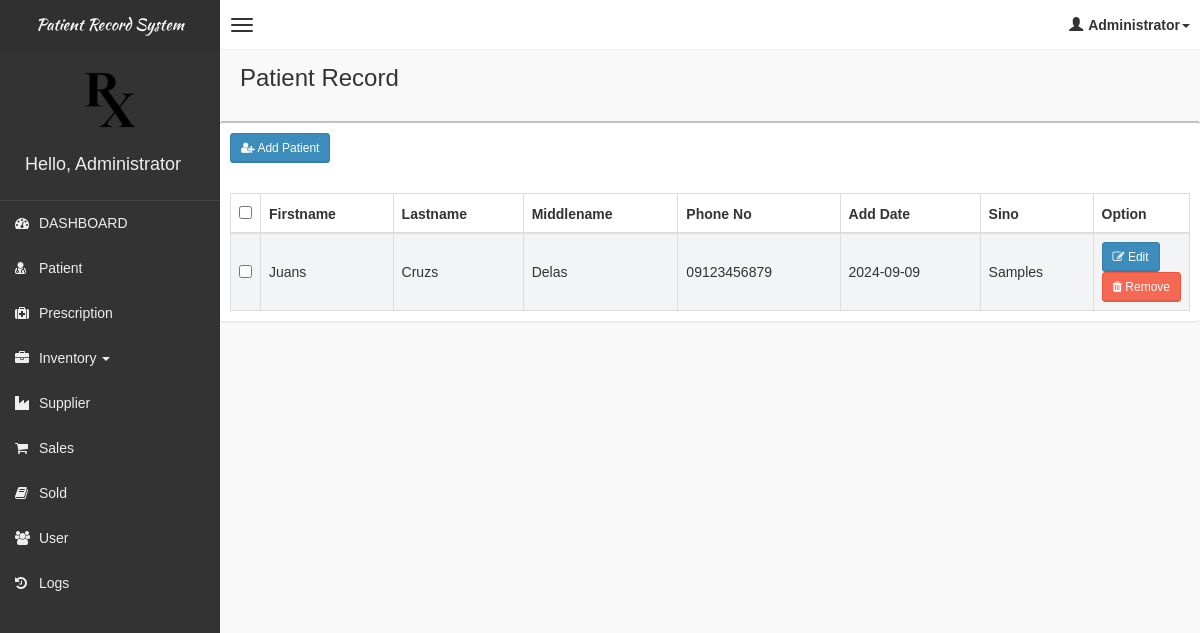
Page /pages/patient/patient.php (signed in) on the committed database.
### tables this page shows
CREATE TABLE `tblpatient` (
  `id` int NOT NULL,
  `firstname` varchar(50) DEFAULT NULL,
  `lastname` varchar(50) DEFAULT NULL,
  `middlename` varchar(50) DEFAULT NULL,
  `phoneno` varchar(20) DEFAULT NULL,
  `adddate` date DEFAULT NULL,
  `sino` varchar(20) DEFAULT NULL
);

### pages/patient/patient.php (the view, shortened to what this page needs)
<!DOCTYPE html>
<html>
    <?php
    if (!isset($_SESSION['role'])) {
        header("Location: ../../login.php");
        exit();
    } else {
        include('../head_css.php'); ?>
        <body class="skin-black">
            <?php
            include "../connection.php";
            ?>
            <?php include('../header.php'); ?>
            <div class="wrapper row-offcanvas row-offcanvas-left">
                <?php include('../sidebar-left.php'); ?>
                <aside class="right-side">
                    <section class="content-header">
                        <h1>Patient Record</h1>
                    </section>
                    <section class="content">
                        <div class="row">
                            <div class="box">
                                <div class="box-header">
                                    <div style="padding:10px;">
                                        <button class="btn btn-primary btn-sm" data-toggle="modal" data-target="#addModal"><i class="fa fa-user-plus" aria-hidden="true"></i> Add Patient</button>
                                    </div>
                                </div>
                                <div class="box-body table-responsive">
                                    <form method="post">
                                        <table id="table" class="table table-bordered table-striped">
                                            <thead>
                                                <tr>
                                                    <th style="width: 20px !important;"><input type="checkbox" name="chk_delete[]" class="cbxMain" onchange="checkMain(this)"/></th>
                                                    <th>Firstname</th>
                                                    <th>Lastname</th>
                                                    <th>Middlename</th>
                                                    <th>Phone No</th>
                                                    <th>Add Date</th>
                                                    <th>Sino</th>
                                                    <th style="width: 40px !important;">Option</th>
                                                </tr>
                                            </thead>
                                            <tbody>
                                                <?php
                                                $squery = mysqli_query($con, "SELECT * FROM tblpatient");
                                                while ($row = mysqli_fetch_array($squery)) {
                                                    echo '
                                                    <tr>
                                                        <td><input type="checkbox" name="chk_delete[]" class="chk_delete" value="'.$row['id'].'" /></td>
                                                        <td>'.$row['firstname'].'</td>
                                                        <td>'.$row['lastname'].'</td>
                                                        <td>'.$row['middlename'].'</td>
                                                        <td>'.$row['phoneno'].'</td>
                                                        <td>'.$row['adddate'].'</td>
                                                        <td>'.$row['sino'].'</td>
                                                        <td>
                                                            <button class="btn btn-primary btn-sm" data-target="#editModal' . $row['id'] . '" data-toggle="modal">
                                                                <i class="fa fa-pencil-square-o" aria-hidden="true"></i> Edit
                                                            </button>
                                                            <br>
                                                            <button class="btn btn-danger btn-sm" data-target="#deleteModal' . $row['id'] . '" data-toggle="modal">
                                                                <i class="fa fa-trash" aria-hidden="true"></i> Remove
                                                            </button>
                                                        </td>
                                                    </tr>
                                                    ';
                                                }
                                                ?>
                                            </tbody>
                                        </table>
                                    </form>
                                </div>
                            </div>
                        </div>
                    </section>
                </aside>
            </div>
            <?php }
            include "../footer.php"; ?>
        </body>
    </html>

### css/AdminLTE.css (style rules this page uses)
html, body { overflow-x: hidden!important; font-family: 'Source Sans Pro', sans-serif; -webkit-font-smoothing: antialiased; min-height: 100%; background: #f9f9f9; }
.wrapper { min-height: 100%; }
.wrapper:before, .wrapper:after { display: table; content: " "; }
.wrapper:after { clear: both; }
.right-side, .left-side { min-height: 100%; display: block; }
.right-side { background-color: #f9f9f9; margin-left: 220px; }
.content { padding: 20px 15px; background: #f9f9f9; }
h1, h2, h3, h4, h5, h6, .h1, .h2, .h3, .h4, .h5, .h6 { font-family: 'Source Sans Pro', sans-serif; }
.table-striped > tbody > tr:nth-child(odd) > td, .table-striped > tbody > tr:nth-child(odd) > th { background-color: #f3f4f5; }
.right-side > .content-header { position: relative; padding: 15px 15px 10px 20px; }
.right-side > .content-header > h1 { margin: 0; font-size: 24px; }
.box { position: relative; background: #ffffff; border-top: 2px solid #c1c1c1; margin-bottom: 20px; -webkit-border-radius: 3px; -moz-border-radius: 3px; border-radius: 3px; width: 100%; box-shadow: 0px 1px 3px rgba(0, 0, 0, 0.1); }
.box .box-header { position: relative; -webkit-border-top-left-radius: 3px; -webkit-border-top-right-radius: 3px; -webkit-border-bottom-right-radius: 0; -webkit-border-bottom-left-radius: 0; -moz-border-radius-topleft: 3px; -moz-border-radius-topright: 3px; -moz-border-radius-bottomright: 0; -moz-border-radius-bottomleft: 0; border-top-left-radius: 3px; border-top-right-radius: 3px; border-bottom-right-radius: 0; border-bottom-left-radius: 0; border-bottom: 0px solid #f4f4f4; color: #444; padding-bottom: 10px; }
.box .box-header:before, .box .box-header:after { display: table; content: " "; }
.box .box-header:after { clear: both; }
.box .box-body { padding: 10px; -webkit-border-top-left-radius: 0; -webkit-border-top-right-radius: 0; -webkit-border-bottom-right-radius: 3px; -webkit-border-bottom-left-radius: 3px; -moz-border-radius-topleft: 0; -moz-border-radius-topright: 0; -moz-border-radius-bottomright: 3px; -moz-border-radius-bottomleft: 3px; border-top-left-radius: 0; border-top-right-radius: 0; border-bottom-right-radius: 3px; border-bottom-left-radius: 3px; }
.box .box-body .table { margin-bottom: 0; }
.btn { font-weight: 500; -webkit-border-radius: 3px; -moz-border-radius: 3px; border-radius: 3px; border: 1px solid transparent; -webkit-box-shadow: inset 0px -2px 0px 0px rgba(0, 0, 0, 0.09); -moz-box-shadow: inset 0px -2px 0px 0px rgba(0, 0, 0, 0.09); box-shadow: inset 0px -1px 0px 0px rgba(0, 0, 0, 0.09); }
.btn.btn-primary { background-color: #3c8dbc; border-color: #367fa9; }
.btn.btn-danger { background-color: #f56954; border-color: #f4543c; }
.btn.btn-sm { font-size: 12px; }
.skin-black .right-side > .content-header { background: transparent; box-shadow: none; }

### rows in the picture
tblpatient: firstname "Juans", lastname "Cruzs", middlename "Delas", phoneno "09123456879", adddate "2024-09-09", sino "Samples"

### other values in the picture
$_SESSION['role'] "Administrator"
